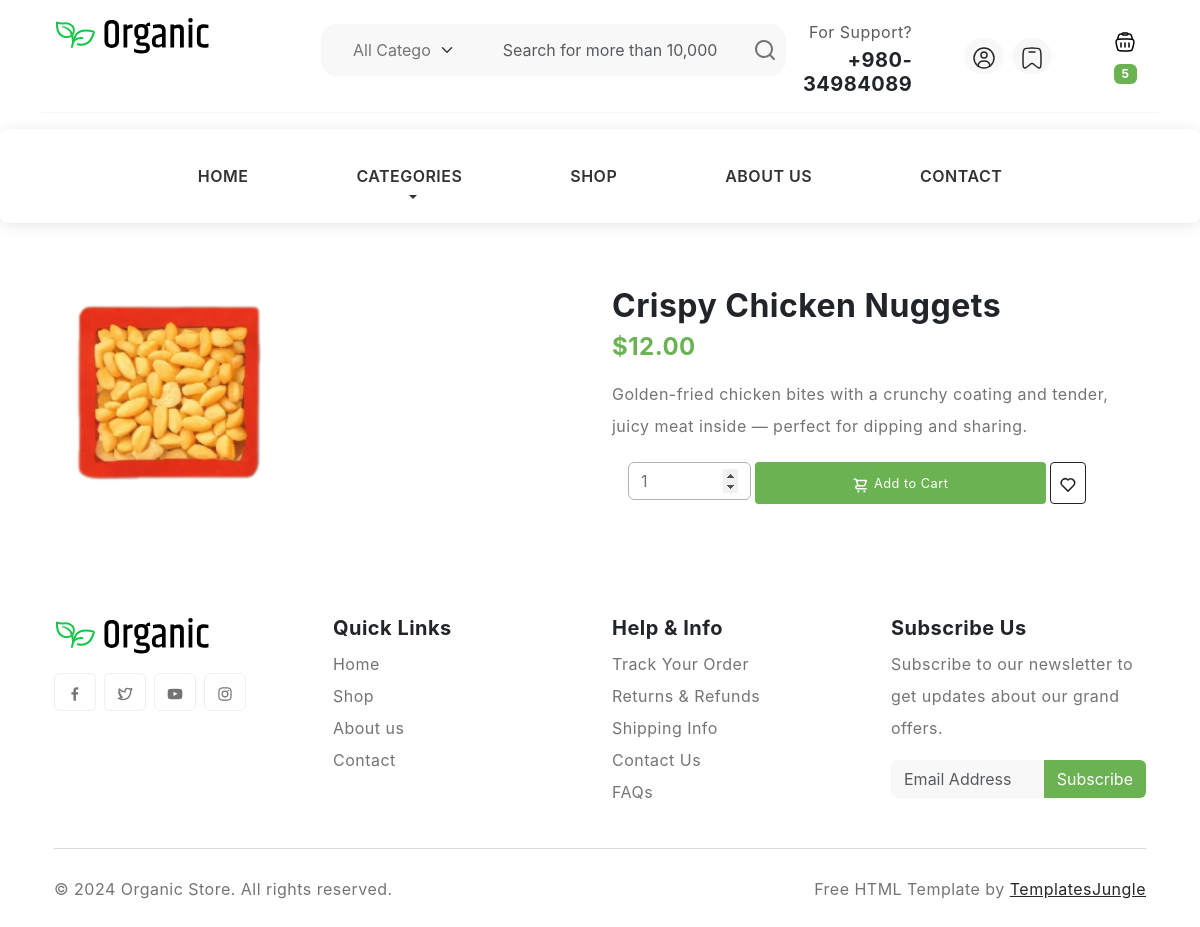
Page /product/crispy-chicken-nuggets/ on the committed database.
### blog/models.py (models this page shows, shortened)
class Product(models.Model):
    category = models.ForeignKey(Category, related_name='products', on_delete=models.CASCADE)
    name = models.CharField(max_length=200)
    slug = models.SlugField(max_length=200)
    image = models.ImageField(upload_to='products/%Y/%m/%d', blank=True)
    description = models.TextField(blank=True)
    price = models.DecimalField(max_digits=10, decimal_places=2)
    available = models.BooleanField(default=True)
    created = models.DateTimeField(auto_now_add=True)
    updated = models.DateTimeField(auto_now=True)
    display_category = models.CharField(max_length=10, choices=DISPLAY_CATEGORY_CHOICES, default='NONE')
    class Meta:
        ordering = ('name',)
        indexes = [
            models.Index(fields=['name']),
            models.Index(fields=['slug']),
        ]

### blog/views.py (the view)
# urls.py: path('product/<slug:slug>/', views.product_detail, name='product_detail'),
def product_detail(request, slug):
    product = get_object_or_404(Product, slug=slug)
    return render(request, 'product_detail.html', {'product': product})

### blog/context_processors.py (called while the page is built)
def categories(request):
    return {
        'categories': Category.objects.all()
    }

### template/product_detail.html (shortened to what this page needs)
{% extends "base.html" %}
{% load static %}
{% block content %}
<section class="py-5">
  <div class="container">
    <div class="row">
      <div class="col-md-6">
        {% if product.image %}
        <img src="{{ product.image.url }}" alt="{{ product.name }}" class="img-fluid">
        {% else %}
        <img src="{% static 'images/product-large-1.jpg' %}" alt="Default Product Image" class="img-fluid">
        {% endif %}
      </div>
      <div class="col-md-6">
        <h2>{{ product.name }}</h2>
        <h4 class="text-primary">${{ product.price }}</h4>
        <p class="lead">{{ product.description|linebreaks }}</p>
        <div class="button-area p-3 pt-0">
          <div class="row g-1 mt-2">
            <div class="col-3"><input type="number" name="quantity"
                class="form-control border-dark-subtle input-number quantity" value="1"></div>
            <div class="col-7"><a href="#" class="btn btn-primary rounded-1 p-2 fs-7 btn-cart"><svg width="18"
                  height="18">
                  <use xlink:href="#cart"></use>
                </svg> Add to Cart</a></div>
            <div class="col-2"><a href="#" class="btn btn-outline-dark rounded-1 p-2 fs-6"><svg width="18"
                  height="18">
                  <use xlink:href="#heart"></use>
                </svg></a></div>
          </div>
        </div>
      </div>
    </div>
  </div>
</section>
{% endblock %}

### static/style.css (style rules this page uses)
body { --heading-font : "Inter", sans-serif; --bs-link-color: #333; --bs-link-hover-color:#333; --bs-link-color-rgb: 40,40,40; --bs-link-hover-color-rgb: 0,0,0; --bs-light-rgb: 248, 248, 248; --bs-font-sans-serif: "Inter", sans-serif; --bs-body-font-family: var(--bs-font-sans-serif); --bs-body-font-size: 1rem; --bs-body-font-weight: 400; --bs-body-line-height: 2; --bs-body-color: #747474; --bs-primary: #6BB252; --bs-primary-rgb: 107, 178, 82; --bs-secondary: #364127; --bs-secondary-rgb: 54, 65, 39; --bs-danger: #F95F09; --bs-danger-rgb: 249, 95, 9; --bs-success: #a3be4c; --bs-success-rgb: 163, 190, 76; --bs-primary-bg-subtle: #FFF9EB; --bs-success-bg-subtle: #eef5e5; --bs-border-color: #F7F7F7; }
.btn-primary { --bs-btn-color: #fff; --bs-btn-bg: var(--bs-primary); --bs-btn-border-color: transparent; --bs-btn-hover-color: #fff; --bs-btn-hover-bg: #f7a422; --bs-btn-hover-border-color: transparent; --bs-btn-focus-shadow-rgb: 49,132,253; --bs-btn-active-color: #fff; --bs-btn-active-bg: var(--bs-primary); --bs-btn-active-border-color: transparent; --bs-btn-active-shadow: inset 0 3px 5px rgba(0, 0, 0, 0.125); --bs-btn-disabled-color: #fff; --bs-btn-disabled-bg: #d3d7dd; --bs-btn-disabled-border-color: transparent; }
body { letter-spacing: 0.03em; }
h1,h2,h3,h4,h5,h6 { font-family: var(--heading-font); color: var(--bs-dark); font-weight: 700; }
.container, .container-fluid, .container-lg, .container-md, .container-sm, .container-xl, .container-xxl { --bs-gutter-x: 3rem; }
.button-area .btn-cart { text-wrap: nowrap; height: 3.3em; line-height: 2em; width: 100%; }
.fs-7 { font-size: 0.8rem!important; }

### rows in the picture
Product: image (picture), name "Crispy Chicken Nuggets", price "12.00", description "Golden-fried chicken bites with a crunchy coating and tender, juicy meat inside — perfect for dipping and sharing."
